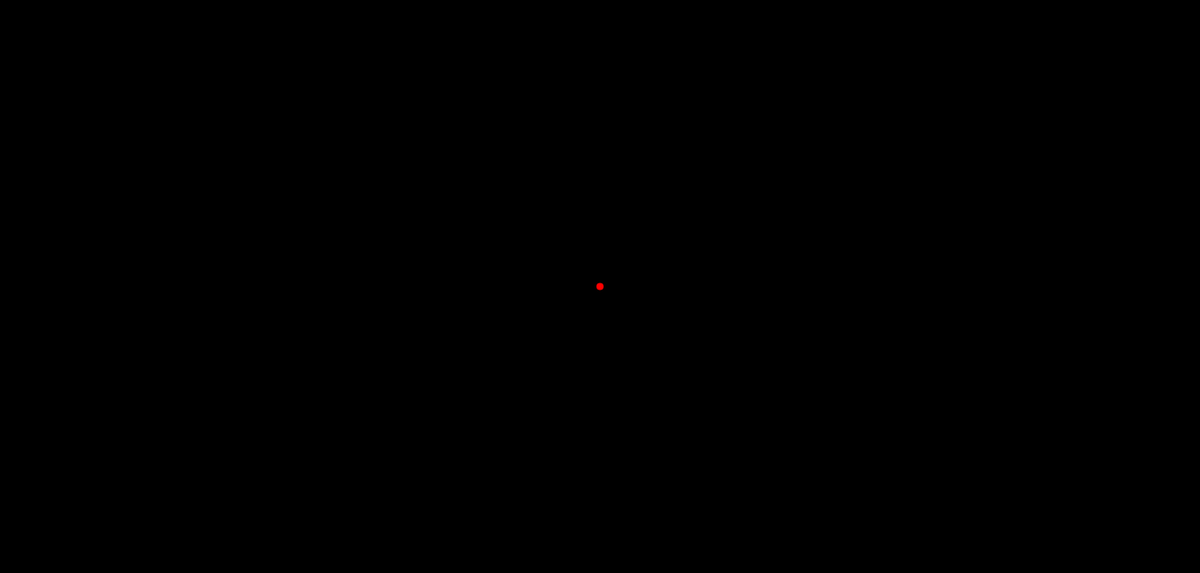
Frame 1 (no input)
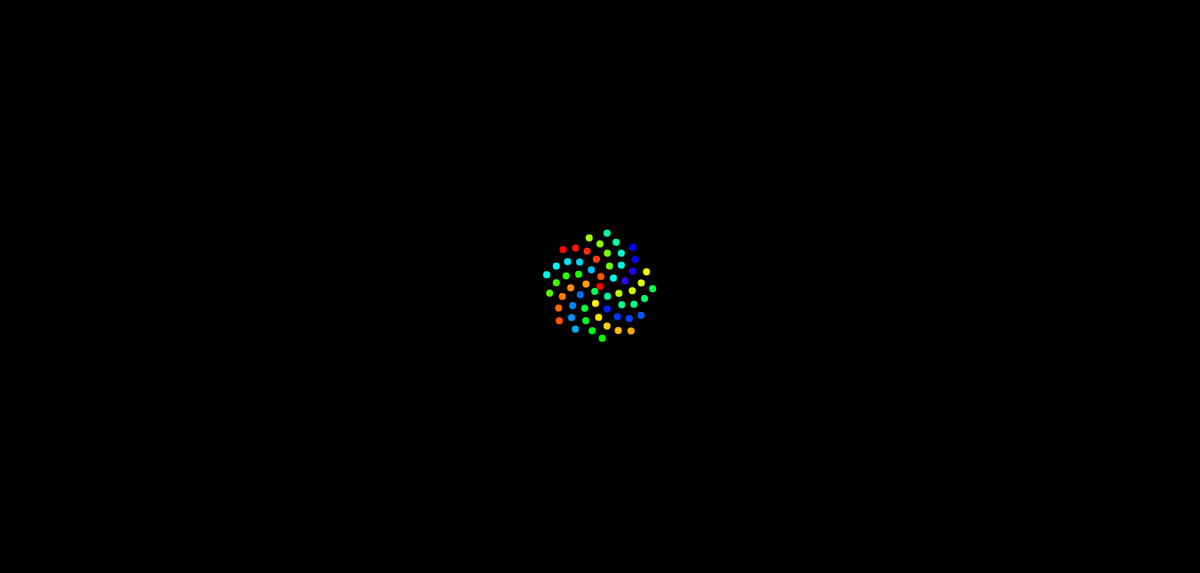
Frame 60 (no input)
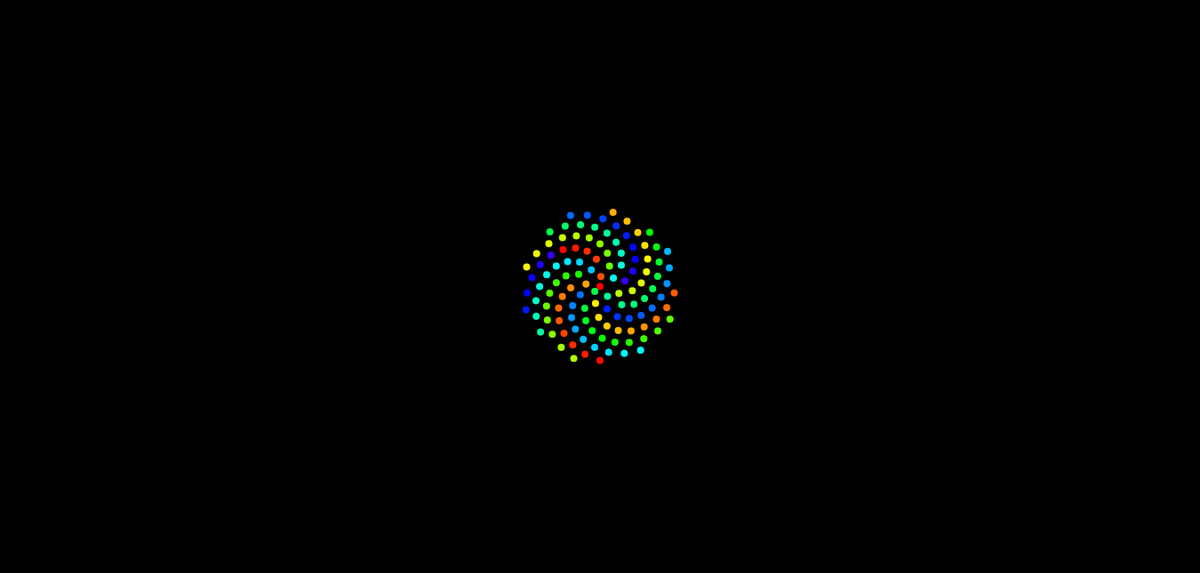
Frame 120 (the mouse pressed at the canvas centre since frame 60)

The p5.js sketch that drew these frames (run headless with seeded random() and noise() and a simulated clock; from frame 60 on, the mouse is pressed at the canvas centre):

// p5.js sketch
// ── sketch.js
var n= 0;
var c= 8;

function setup(){
  createCanvas(1350,645);
  angleMode(DEGREES);
  colorMode(HSB);
  background(0);
}

function draw() {
  var a = n * 137.5;
  var r = c * sqrt(n);

  var x= r * cos(a) + width/2;
  var y = r * sin(a) + height/2;

  fill(a %256 ,255,255);
  noStroke();
  ellipse(x,y,8,8);
n++;
}
